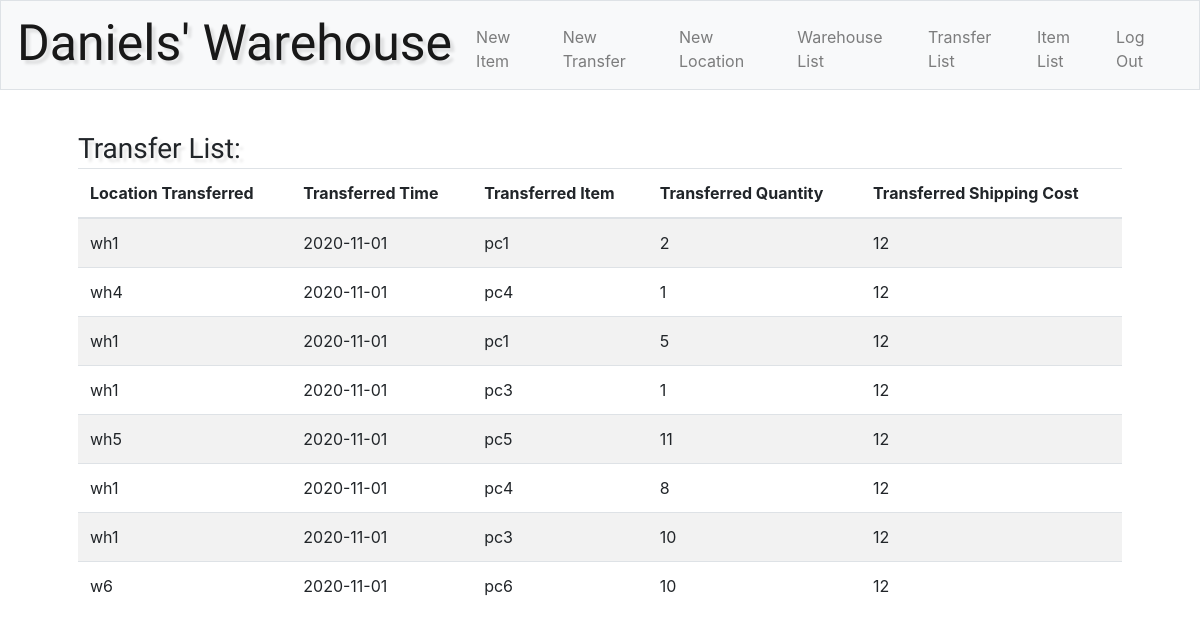
/transfer_list (signed in), run on the app's committed database.
### tables this page shows
CREATE TABLE `transfer` ( `tr_id` INTEGER PRIMARY KEY AUTOINCREMENT, `it_tr_id` INTEGER NOT NULL, `tr_time` DATETIME NOT NULL, `lo_tr_id` INTEGER `tr_shipping_cost` INTEGER, `tr_qnty` INTEGER,
 `tr_item` TEXT, `tr_lo` TEXT, `tr_shipping_cost` INTEGER );

### application.py (the view)
@app.route("/transfer_list")
@login_required
def transferlist():
    tr_list = db.execute("SELECT tr_lo, tr_time, tr_qnty, tr_shipping_cost, tr_item FROM transfer")
    tr_list = tr_list
    return render_template("transfer_list.html", tr_list=tr_list)

### helpers.py (called while the page is built)
def login_required(f):
    @wraps(f)
    def decorated_function(*args, **kwargs):
        if session.get("user_id") is None:
            return redirect("/login")
        return f(*args, **kwargs)
    return decorated_function

### templates/transfer_list.html (shortened to what this page needs)
{% extends "layout.html" %}
{% block main %}
    <table class="table table-striped">
        <thead>
            <h1>Transfer List:</h1>
            <tr>
                <th>Location Transferred</th>
                <th>Transferred Time</th>
                <th>Transferred Item</th>
                <th>Transferred Quantity</th>
                <th>Transferred Shipping Cost</th>
            </tr>
        </thead>
            {% for i in tr_list %}
            <tr>
                <td>{{ i.tr_lo }}   </td>
                <td>{{ i.tr_time }}  </td>
                <td>{{ i.tr_item }}  </td>
                <td>{{ i.tr_qnty }} </td>
                 <td>{{ i.tr_shipping_cost }} </td>
            </tr>
            {% endfor %}
    </table>
{% endblock %}

### static/style.css (style rules this page uses)
h1 { font: 400 28px/0.8 'Cookie', Helvetica, sans-serif; color: #black; text-shadow: 4px 4px 3px rgba(0,0,0,0.1); }
tr { align-content: center; }

### data on the page
transfer: tr_lo "wh1", tr_time "2020-11-01", tr_item "pc1", tr_qnty "2", tr_shipping_cost "12"
transfer: tr_lo "wh4", tr_time "2020-11-01", tr_item "pc4", tr_qnty "1", tr_shipping_cost "12"
transfer: tr_lo "wh1", tr_time "2020-11-01", tr_item "pc1", tr_qnty "5", tr_shipping_cost "12"
transfer: tr_lo "wh1", tr_time "2020-11-01", tr_item "pc3", tr_qnty "1", tr_shipping_cost "12"
transfer: tr_lo "wh5", tr_time "2020-11-01", tr_item "pc5", tr_qnty "11", tr_shipping_cost "12"
transfer: tr_lo "wh1", tr_time "2020-11-01", tr_item "pc4", tr_qnty "8", tr_shipping_cost "12"
transfer: tr_lo "wh1", tr_time "2020-11-01", tr_item "pc3", tr_qnty "10", tr_shipping_cost "12"
transfer: tr_lo "w6", tr_time "2020-11-01", tr_item "pc6", tr_qnty "10", tr_shipping_cost "12"
